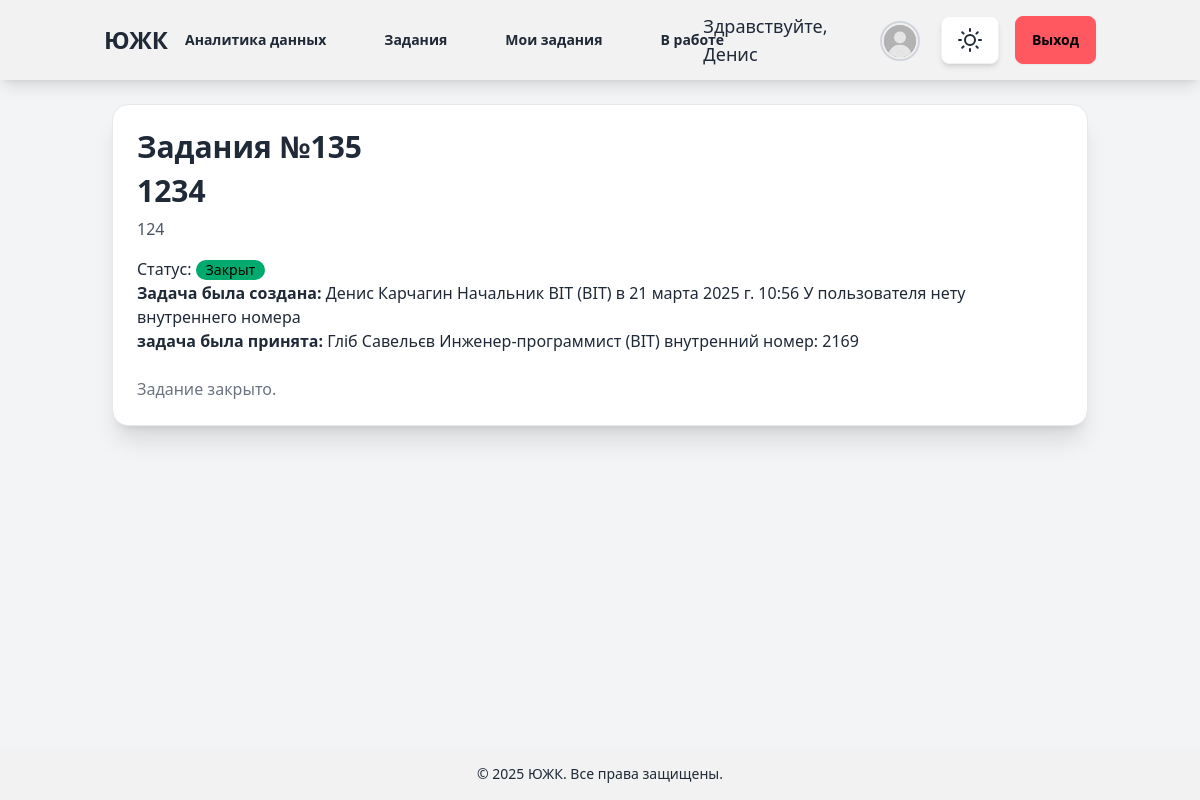
Screenshot of /ticket/135/ (signed in) with the database file from the repository.
### account/models.py (models this page shows, shortened)
class CustomUser(AbstractUser):
    department = models.ForeignKey(Department, on_delete=models.SET_NULL, null=True, blank=True)
    position = models.ForeignKey(Position, on_delete=models.SET_NULL, null=True, blank=True, related_name="users")

class Position(models.Model):
    title = models.CharField(max_length=255, unique=True)
    department = models.ForeignKey(Department, on_delete=models.CASCADE, related_name="positions")
    description = models.TextField(blank=True, null=True)
    created_at = models.DateTimeField(auto_now_add=True)
    updated_at = models.DateTimeField(auto_now=True)
    def __str__(self):
        return f"{self.title} ({self.department.name})"

class Department(models.Model):
    name = models.CharField(max_length=80)
    location = models.CharField(max_length=80)
    boss = models.OneToOneField(
        settings.AUTH_USER_MODEL,
        on_delete=models.SET_NULL,
        null=True,
        blank=True,
        related_name="department_boss"
    )
    description = models.TextField()
    created_at = models.DateTimeField(auto_now_add=True)
    updated_at = models.DateTimeField(auto_now=True)

class Profile(models.Model):
    user = models.OneToOneField(settings.AUTH_USER_MODEL, on_delete=models.CASCADE)
    date_of_birthday = models.DateField(blank=True, null=True)
    photo = models.ImageField(upload_to='users/%Y/%m/%d/', blank=True)
    number = models.CharField(max_length=10, blank=True, null=True)

### tickets/models.py (models this page shows, shortened)
class Ticket(models.Model):
    STATUS_CHOICES = [
        ('open', 'Open'),
        ('in_progress', 'In Progress'),
        ('closed', 'Closed'),
    ]
    title = models.CharField(max_length=200)
    description = models.TextField()
    status = models.CharField(max_length=20, choices=STATUS_CHOICES, default='open')
    created_by = models.ForeignKey(CustomUser, on_delete=models.CASCADE, related_name='tickets_created')
    accepted_by = models.ForeignKey(CustomUser, on_delete=models.CASCADE, related_name='tickets_accepted', null=True,
                                    blank=True)
    department = models.ForeignKey(Department, on_delete=models.CASCADE, related_name='tickets', null=True, blank=True)
    position = models.ForeignKey(Position, on_delete=models.CASCADE, related_name='tickets', null=True, blank=True)
    old_department = models.ForeignKey(Department, on_delete=models.SET_NULL, related_name='old_department', null=True, blank=True)
    old_position = models.ForeignKey(Position, on_delete=models.SET_NULL, related_name='old_position', null=True, blank=True)
    attachment = models.FileField(upload_to='tickets/', null=True, blank=True)
    created_at = models.DateTimeField(auto_now_add=True)
    accepted_at = models.DateTimeField(null=True, blank=True)
    closed_at = models.DateTimeField(null=True, blank=True)
    updated_at = models.DateTimeField(auto_now=True)
    completion_comment = models.TextField(null=True, blank=True)

### tickets/views.py (the view)
# urls.py: path('ticket/<int:ticket_id>/', views.ticket_detail, name='ticket_detail'),
@login_required
def ticket_detail(request, ticket_id):
    ticket = get_object_or_404(Ticket, id=ticket_id)
    return render(request, 'tickets/ticket_detail.html', {'ticket': ticket})

### templates/tickets/ticket_detail.html (shortened to what this page needs)
{% extends "blog/base.html" %}
{% block content2 %}
{% load l10n %}
<div class="container mx-auto p-6">
    <div class="card bg-base-100 shadow-xl border border-gray-200 p-6">
        <h1 class="text-3xl font-bold mb-2">Задания №{{ ticket.id }}</h1>
        <h2 class="text-3xl font-bold mb-2">{{ ticket.title }}</h2>
        <p class="text-gray-600">{{ ticket.description }}</p>
        <div class="mt-4">
            <p>Статус:
                    <span class="badge
                        {% if ticket.status == 'open' %}badge-error
                        {% elif ticket.status == 'in_progress' %}badge-warning
                        {% else %}badge-success
                        {% endif %}">
                        {% if ticket.status == 'open' %}Открыт
                        {% elif ticket.status == 'in_progress' %}В процессе
                        {% else %}Закрыт
                        {% endif %}
                    </span>
                </p>
            <p>
                <strong>Задача была создана:</strong>
                {% if ticket.created_by.first_name and ticket.created_by.last_name and ticket.created_by.position%}
                    {{ ticket.created_by.first_name }}
                    {{ ticket.created_by.last_name }}
                    {{ ticket.created_by.position }}
                {% else %}
                    {{ ticket.created_by.username }}
                    {{ ticket.created_by.position }}
                {% endif %} в
                {{ ticket.created_at }}
                {% if ticket.created_by.profile.number %}
                    внутренний номер: {{ ticket.created_by.profile.number }}
                {% else %}
                    {{ ticket.created_by.profile.number|default:"У пользователя нету внутреннего номера" }}
                {% endif %}
            <p><strong>задача была принята:</strong>
                {% if ticket.accepted_by %}
                    {% if ticket.accepted_by.first_name and ticket.created_by.last_name and ticket.accepted_by.position%}
                        {{ ticket.accepted_by.first_name }}
                        {{ ticket.accepted_by.last_name }}
                        {{ ticket.accepted_by.position }}
                    {% else %}
                        {{ ticket.accepted_by.username }}
                        {{ ticket.accepted_by.position }}
                    {% endif %}
                {% else %}
                {{ ticket.accepted_by.username|default:"На данный момент не принята" }}
                {% endif %}
                {% if ticket.accepted_by.profile.number %}
                    внутренний номер: {{ ticket.accepted_by.profile.number }}
                {% endif %}
            </p>
        </div>
        <div class="mt-6">
            {% if ticket.status == 'open' %}
                {% if ticket.department == request.user.department and ticket.position == request.user.position and ticket.created_by != request.user%}
                <form action="{% url 'tickets:accept_ticket' ticket.id %}" method="post">
                    {% csrf_token %}
                    <button type="submit" class="btn btn-warning">Принять задание</button>
                </form>
                {% else %}
                {% endif %}
            {% else %}
                <p class="text-gray-500">Задание закрыто.</p>
            {% endif %}
        </div>
    </div>
</div>
{% endblock %}

### templates/blog/base.html (shortened to what this page needs)
{% load static %}
{% load tailwind_tags %}
<!DOCTYPE html>
<html lang="ru">
<head>
    {% tailwind_css %}
    <script src="https://cdn.tailwindcss.com"></script>
</head>
<body class="bg-gray-100 theme-transition min-h-screen flex flex-col">
    <nav class="bg-base-200 shadow-lg sticky top-0 z-10">
        <div class="container mx-auto px-4 py-3 flex justify-between items-center">
            <a href="{% url 'tickets:ticket_list_created_by' %}" class="text-2xl font-bold hover:text-primary transition-colors">ЮЖК</a>
            {% if request.user.is_authenticated %}
            <div class="hidden md:flex items-center space-x-6">
                {% if request.user == request.user.department.boss %}
                    <a href="{% url 'tickets:data_analytics_for_the_department' %}" class="btn btn-ghost hover:bg-base-300">Аналитика данных</a>
                {% endif %}
                <a href="{% url 'tickets:ticket_list' %}" class="btn btn-ghost hover:bg-base-300">Задания</a>
                <a href="{% url 'tickets:ticket_list_created_by' %}" class="btn btn-ghost hover:bg-base-300">Мои задания</a>
                <a href="{% url 'tickets:ticket_list_accepted_by' %}" class="btn btn-ghost hover:bg-base-300">В работе</a>
            </div>
            <div class="flex items-center space-x-4">
                <span class="text-lg hidden md:inline">Здравствуйте, {{ request.user.first_name|default:request.user.username }}</span>
                <a href="{% url 'account:user_profile' %}" class="btn btn-ghost p-1 hover:ring-2 hover:ring-primary rounded-full transition-all">
                    {% if request.user.profile.photo %}
                        <img src="{{ request.user.profile.photo.url }}" alt="Profile Picture"
                            class="w-10 h-10 rounded-full border-2 border-primary object-cover">
                    {% else %}
                        <img src="/media/tickets/def.png" alt="Default Profile Picture"
                            class="w-10 h-10 rounded-full border-2 border-gray-300 object-cover">
                    {% endif %}
                </a>
                <button id="theme-toggle-btn" class="btn btn-circle bg-base-100 hover:bg-base-300 shadow-md transition-all">
                </button>
                <form action="{% url 'account:logout' %}" method="post" class="inline">
                    <button type="submit" class="btn btn-error hover:btn-error-focus transition-colors">Выход</button>
                </form>
            </div>
            {% else %}
            <div>
                <a href="{% url 'account:login' %}" class="btn btn-primary hover:bg-primary-focus transition-colors">Вход</a>
            </div>
            {% endif %}
        </div>
    </nav>
    {% block content2 %}
    {% endblock %}
    <footer class="bg-base-200 p-4 text-center text-sm mt-auto">
        <div class="container mx-auto">
            <p>© 2025 ЮЖК. Все права защищены.</p>
        </div>
    </footer>
</body>
</html>

### templates/blog/base.html (style rules this page uses)
.theme-transition { transition: background-color 0.3s ease, color 0.3s ease, border-color 0.3s ease; }

### rows the page displays
CustomUser: user.first_name "Денис"
Ticket: id "135", title "1234", description "124", created_by.first_name "Денис", created_by.last_name "Карчагин", created_by.position "Начальник BIT (ВІТ)", created_at "21 марта 2025 г. 10:56", created_by.profile.number "У пользователя нету внутреннего номера", accepted_by.first_name "Гліб", accepted_by.last_name "Савельєв", accepted_by.position "Инженер-программист (ВІТ)", accepted_by.profile.number "2169"
